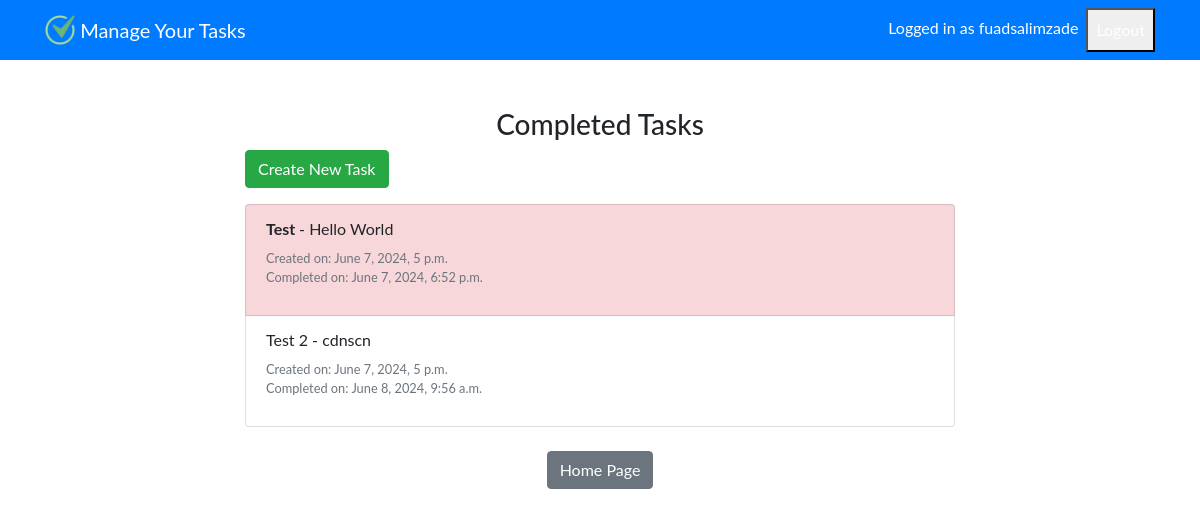
The page /completedtasks/ (signed in) on the database as committed earlier.
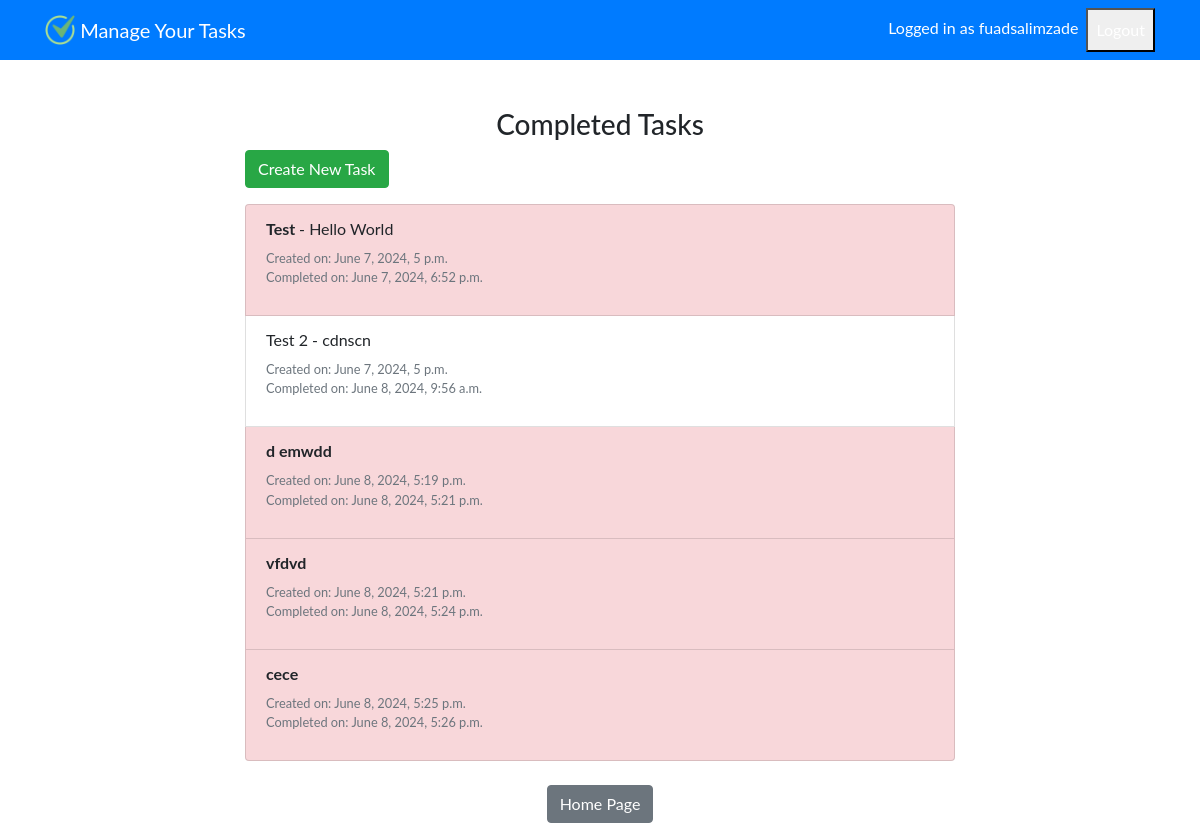
The same page on the database as committed later.
### task/models.py (models this page shows, shortened)
class Task(models.Model):
    title = models.CharField(max_length=100)
    description = models.TextField(max_length=250, blank=True)
    created = models.DateTimeField(auto_now_add=True)
    datecompleted = models.DateTimeField(null=True, blank=True)
    important = models.BooleanField(default=False)
    user = models.ForeignKey(User, on_delete=models.CASCADE)

### task/views.py (the view)
# urls.py: path("completedtasks/", views.completedtasks, name="completedtasks"),
def completedtasks(request):
    tasks = Task.objects.filter(user=request.user, datecompleted__isnull=False)
    return render(request, "task/completedtasks.html", {"tasks": tasks})

### task/templates/task/completedtasks.html
{% extends "task/base.html" %}
{% block content %}
<div class="container mt-5">
  <div class="row justify-content-center">
    <div class="col-md-8">
      <h3 class="text-center">Completed Tasks</h3>
      <div class="mb-3">
        <a href="{% url 'createtask' %}" class="btn btn-success">Create New Task</a>
      </div>
      <ul class="list-group">
        {% for task in tasks %}
        <li class="list-group-item {% if task.important %}important-task {% endif %}">
          {% if task.important %}<b>{% endif %}
          <a href="{% url 'completedtask' task.id %}" class="task-link">{{ task.title }}</a>
          {% if task.important %}</b>{% endif %}
          {% if task.description %} - {{ task.description }}{% endif %}
          <p class="small text-muted mt-2">
            Created on: {{ task.created }}<br>
            Completed on: {{ task.datecompleted }}
          </p>
        </li>
        {% endfor %}
      </ul>
      <div class="text-center mt-4">
        <a href="{% url 'home' %}" class="btn btn-secondary">Home Page</a>
      </div>
    </div>
  </div>
</div>
{% endblock %}

### task/templates/task/base.html (shortened to what this page needs)
{% load static %}
<!doctype html>
<html lang="en">
  <head>
    <link rel="stylesheet" href="https://stackpath.bootstrapcdn.com/bootstrap/4.4.1/css/bootstrap.min.css">
    <link href="{% static "css/style.css" %}" rel="stylesheet">
  </head>
  <body>
    <nav class="navbar navbar-expand-md navbar-light bg-primary">
      <div class="container">
        <a class="navbar-brand" href="{% url 'home' %}">
          <img src="{% static 'task/check-mark.png' %}" width="30" height="30" class="d-inline-block align-top" alt="created by juicy_fish https://www.flaticon.com/free-icons/done"/>
          <span>Manage Your Tasks</span>
        </a>
        <div class="collapse navbar-collapse" id="navbarNav">
          <ul class="navbar-nav ml-auto">
             {% if user.is_authenticated %}
            <span class="nav-link"> Logged in as {{ user.username }}</span>
            <li class="nav-item">
              <form method="POST" action="{% url 'logoutuser' %}">
                <button class="nav-link" type="submit">Logout</button>
              </form>
            </li>
            {% endif %}
          </ul>
        </div>
        </div>
    </nav>
    <div class="container content-font" >
      {% block content %}
      {% endblock %}
    </div>
    </body>
</html>

### task/static/css/style.css (style rules this page uses)
.navbar .navbar-brand { color: white !important; }
.navbar .nav-link { color: white !important; }
body { font-family: 'Lato', sans-serif; }
.task-link { color: inherit; text-decoration: none; }
.important-task { background-color: #f8d7da; }

Rows that differ between the two databases and show on the page:
added Task: title "d emwdd", created "June 8, 2024, 5:19 p.m.", datecompleted "June 8, 2024, 5:21 p.m."
added Task: title "vfdvd", created "June 8, 2024, 5:21 p.m.", datecompleted "June 8, 2024, 5:24 p.m."
added Task: title "cece", created "June 8, 2024, 5:25 p.m.", datecompleted "June 8, 2024, 5:26 p.m."
